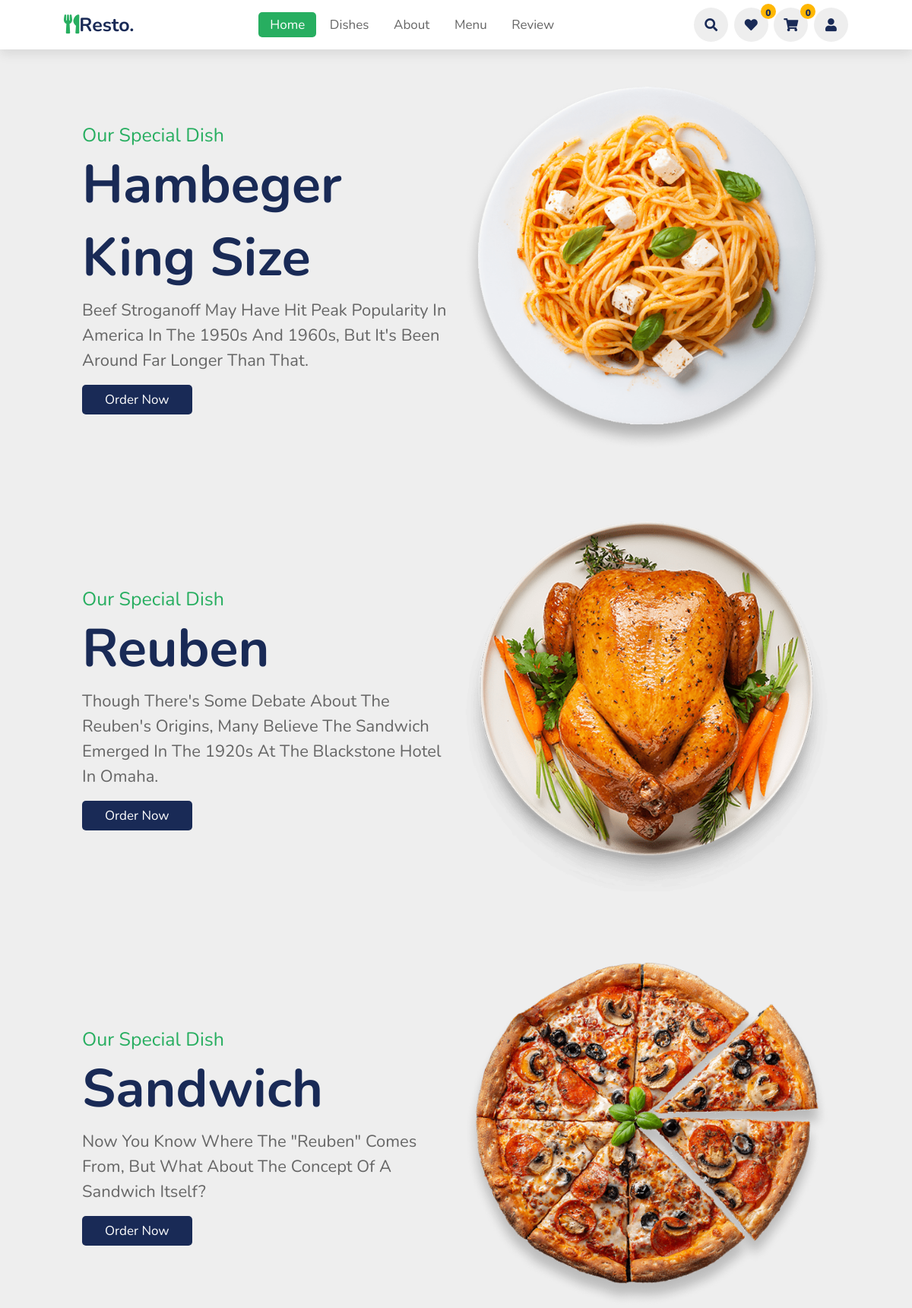
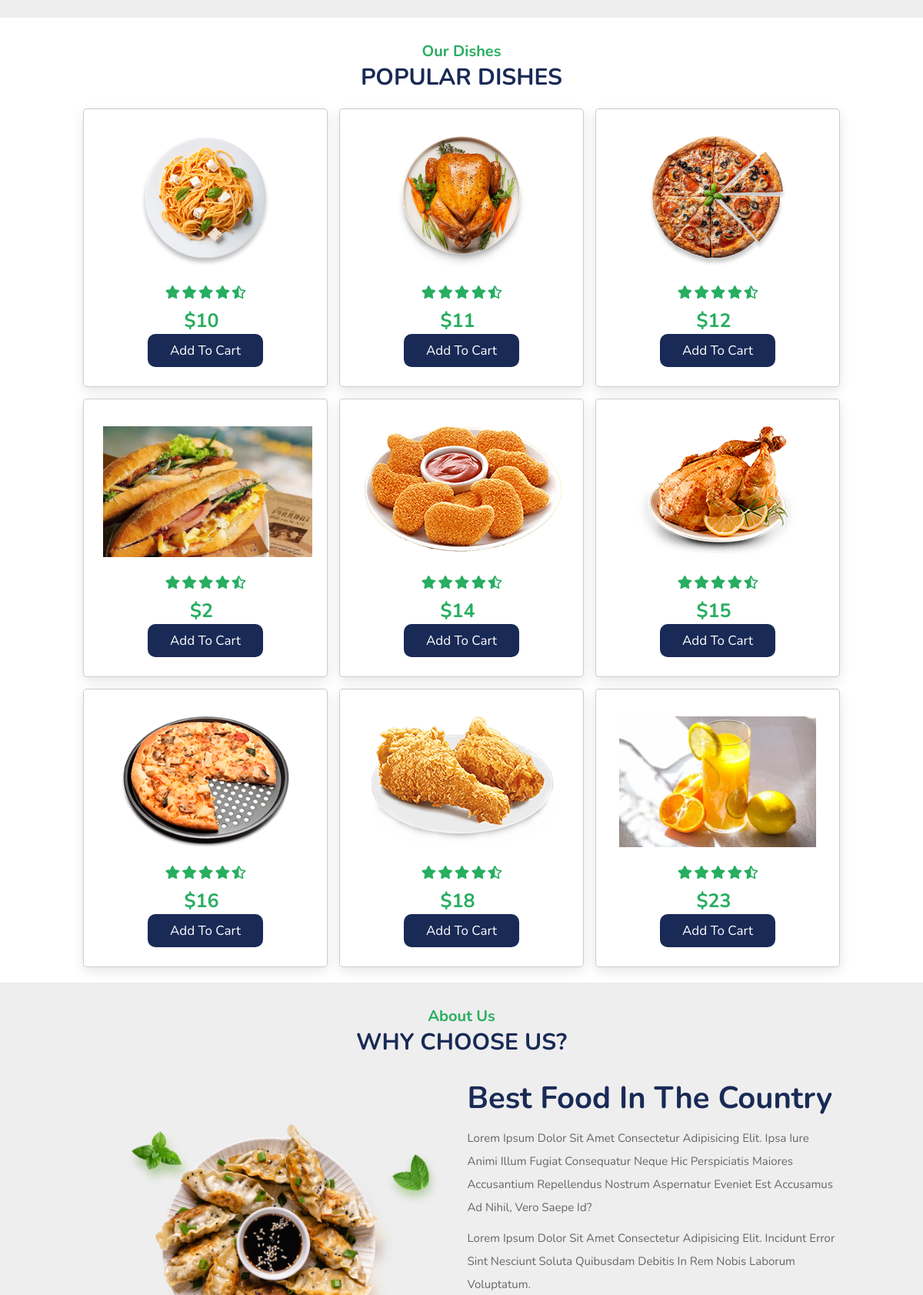
The app's page /site/home/index.php (upper part) with its own data (2 pictures, top to bottom).
### tables this page shows
CREATE TABLE `food` (
  `food_id` int(11) NOT NULL,
  `food_name` varchar(255) NOT NULL,
  `cat_id` int(11) NOT NULL,
  `food_des` varchar(255) NOT NULL,
  `food_price` float NOT NULL,
  `food_image_url` varchar(255) NOT NULL,
  `food_views` int(10) DEFAULT 0
);

### site/index.php (called while the page is built, shortened)
<?php
    include $VIEW_NAME;
?>

### site/home/index.php (called while the page is built, shortened)
<?php
    require "../../global.php";
    require "../../dao/pdo.php";
    require "../../dao/pdo_food.php";
    require "../index.php";
?>

### global.php (called while the page is built, shortened)
<?php
    $ROOT_URL =  "/resto";
    $CONTENT_URL = "$ROOT_URL/content";
?>

### dao/pdo.php (called while the page is built, shortened)
<?php
    function pdo_get_connection(){
        $host = 'localhost';
        $username = 'root';
        $password = '';
        $charset = 'utf8';
        $dbname = 'resto';
        try{
            $dsn = "mysql:host=$host;dbname=$dbname;charset=$charset";
            $conn = new PDO($dsn,$username,$password);
            $conn->setAttribute(PDO::ATTR_ERRMODE, PDO::ERRMODE_EXCEPTION);
            return $conn;
        }
        catch(PDOException $e){
            echo "Connection Failed: ".$e->getMessage();
        }
    }
    function pdo_get_all_rows($sql) {
        $sql_args = array_slice(func_get_args(),1);
        try{
            $conn = pdo_get_connection();
            $stmt = $conn->prepare($sql);
            $stmt->execute($sql_args);
            return $stmt->fetchAll(PDO::FETCH_ASSOC);
        }
        catch(PDOException $e){
            throw $e;
        }
        finally{
            unset($conn);
        }
    }
?>

### dao/pdo_food.php (called while the page is built, shortened)
<?php
 function food_most_view(){
     $sql = "SELECT * from food order by food_views desc limit 9";
     return pdo_get_all_rows($sql);
 }
 function food_3_main(){
     $sql = "SELECT * from food order by food_views desc limit 3";
     return pdo_get_all_rows($sql);
 }

### site/home/layout.php (the view, shortened to what this page needs)
<!DOCTYPE html>
<html lang="en">
<head>
    <link rel="stylesheet" href="https://cdnjs.cloudflare.com/ajax/libs/font-awesome/5.15.4/css/all.min.css">
    <link rel="stylesheet" href="<?php echo $CONTENT_URL ?>/css/variable.css">
    <link rel="stylesheet" href="<?php echo $CONTENT_URL ?>/css/basic.css">
    <link rel="stylesheet" href="<?php echo $CONTENT_URL ?>/css/loader.css">
    <link rel="stylesheet" href="<?php echo $CONTENT_URL ?>/css/header.css">
    <link rel="stylesheet" href="<?php echo $CONTENT_URL ?>/css/style.css">
    <link rel="stylesheet" href="<?php echo $CONTENT_URL ?>/css/footer.css">
    <link rel="stylesheet" href="<?php echo $CONTENT_URL ?>/css/footer.css">
    <link rel="stylesheet" href="https://unpkg.com/swiper@7/swiper-bundle.min.css" />
</head>
<body>
    <header>
        <a href="#" class="logo"><i class="fas fa-utensils"></i>resto.</a>
        <nav class="navbar">
            <a href="#home" class="active">home</a>
            <a href="#dishes">dishes</a>
            <a href="#about">about</a>
            <a href="#menu">menu</a>
            <a href="#review">review</a>
        </nav>
        <?php
        require "../icons.php";
        ?>
    </header>
    <section id="home" class="home">
        <div class="swiper home-silder">
            <div class="swiper-wrapper wrapper">
                <?php
                $foods = food_3_main();
                foreach ($foods as $food) {
                    extract($food);
                    echo "
                    <div class='swiper-slide slide'>
                        <div class='content'>
                            <span>our special dish</span>
                            <h3>$food_name</h3>
                            <p>$food_des</p>
                            <a href='../detail?food_id=$food_id' class='btn'>order now</a>
                        </div>
                        <div class='image'>
                            <img src='$ROOT_URL$food_image_url'>
                        </div>
                    </div>
                ";
                }
                ?>
            </div>
        </div>
    </section>
    <section class="dishes" id="dishes">
        <h3 class="sub-heading">our dishes</h3>
        <h1 class="heading">popular dishes</h1>
        <div class="box-container" >
            <?php
            $all_foods = food_most_view();
            foreach ($all_foods as $food) {
                extract($food);
                echo "<div class='box'>
                <a href='' class='fas fa-heart ajax-favorite' food_id='$food_id'></a>
                <a href='../detail?food_id=$food_id' class='fas fa-eye'></a>
                <img src=$ROOT_URL$food_image_url alt=''>
                <div class='stars'>
                    <i class='fas fa-star'></i>
                    <i class='fas fa-star'></i>
                    <i class='fas fa-star'></i>
                    <i class='fas fa-star'></i>
                    <i class='fas fa-star-half-alt'></i>
                </div>
                <span>$$food_price</span>
                <div food_id='$food_id' add_quantity='1' class='ajax-addToCart' class='btn'>add to cart</div>
            </div>";
            }
            ?>
        </div>
    </section>
    <section class="about" id="about">
        <h3 class="sub-heading">about us</h3>
        <h1 class="heading">why choose us?</h1>
        <div class="row">
            <div class="image">
                <img src="<?php echo $CONTENT_URL ?>/images/about-img.png" alt="">
            </div>
            <div class="content">
                <h3>best food in the country</h3>
                <p>Lorem ipsum dolor sit amet consectetur adipisicing elit. Ipsa iure animi illum fugiat consequatur neque hic perspiciatis maiores accusantium repellendus nostrum aspernatur eveniet est accusamus ad nihil, vero saepe id?</p>
                <p>Lorem ipsum dolor sit amet consectetur adipisicing elit. Incidunt error sint nesciunt soluta quibusdam debitis in rem nobis laborum voluptatum.</p>
            </div>
        </div>
    </section>
</body>
</html>

### content/css/variable.css (style rules this page uses)
:root { --green: #27ae60; --black: #192a56; --orange: #ffb703; --light-color: #666; --box-shadow: 0 .5rem 1.5rem rgba(0,0,0,.1); }

### content/css/basic.css (style rules this page uses)
* { font-family: 'Nunito', sans-serif; margin: 0; padding: 0; box-sizing: border-box; text-decoration: none; outline: none; border:none; text-transform: capitalize; transition: all .2s linear; }
html { font-size: 62.5%; overflow-x: hidden; scroll-padding-top:5.5rem; scroll-behavior: smooth; }
section { padding: 2rem 9%; }
section:nth-child(even) { background-color: #eee; }
.btn { margin-top: 1rem; display: inline-block; color:#fff; background-color: var(--black); font-size: 1.7rem; border-radius: .5rem; cursor: pointer; padding: .8rem 3rem; }
.sub-heading { text-align: center; color: var(--green); font-size: 2rem; padding-top: 1rem; }
.heading { text-align: center; color: var(--black); font-size: 3rem; padding-bottom: 2rem; text-transform: uppercase; }

### content/css/header.css (style rules this page uses)
header { position: fixed; top:0; left: 0; right: 0; background: #fff; padding: 1rem 7%; display: flex; align-items:center; justify-content: space-between; z-index: 100; box-shadow: var(--box-shadow); }
header .logo { color: var(--black); font-size: 2.5rem; font-weight: bolder; }
header .logo i { color: var(--green); }
header .navbar a { font-size: 1.7rem; border-radius: .5rem; padding: .5rem 1.5rem; color: var(--light-color); }
header .navbar a.active, header .navbar a:hover { color: #fff; background-color: var(--green); }

### content/css/style.css (style rules this page uses)
.home .home-silder .slide { display: flex; align-items: center; flex-wrap: wrap; gap: 2rem; padding-top: 9rem; }
.home .home-silder .slide .content { flex: 1 1 45rem; }
.home .home-silder .slide .image { flex: 1 1 45rem; }
.home .home-silder .slide .image img { width: 100%; }
.home .home-silder .slide .content span { color: var(--green); font-size: 2.5rem; }
.home .home-silder .slide .content h3 { color: var(--black); font-size: 7rem; }
.home .home-silder .slide .content p { color: var(--light-color); font-size: 2.2rem; padding: .5rem 0; line-height: 1.5; }
.dishes .box-container { display: grid; grid-template-columns: repeat(auto-fit, minmax(28rem, 1fr)); gap: 1.5rem; }
.dishes .box-container .box { padding: 2.5rem; background-color: #fff; border-radius: .5rem; border: .1rem solid rgba(0,0,0,.2); box-shadow: var(--box-shadow); position: relative; overflow: hidden; text-align: center; }
.dishes .box-container .box img { margin: 1rem 0; height: 17rem; }
.dishes .box-container .box .stars { padding: 1rem; }
.dishes .box-container .box .stars i { font-size: 1.7rem; color: var(--green); }
.dishes .box-container .box span { color: var(--green); font-weight: bolder; margin-right: 1rem; font-size: 2.5rem; display: block; }
#about .row { display: flex; flex-wrap: wrap; gap:1.5rem; align-items: center; }
.about .row .image { flex:1 1 45rem; }
.about .row .image img { width: 100%; }
.about .row .content { flex:1 1 45rem; }
.about .row .content h3 { font-size: 4rem; padding: .5rem 0; color: var(--black); }
.about .row .content p { font-size: 1.5rem; padding: .5rem 0; color: var(--light-color); line-height: 2; }

### site/icons.php (style rules this page uses)
.ajax-addToCart { display: inline-block; padding: 1rem; background-color: var(--black); min-width: 15rem; border-radius: 1rem; cursor: pointer; color:#fff; font-size: 1.7rem; transition: all .3s ease; text-align: center; }

### records on screen
food: food_name "Hambeger King Size", food_des "Beef Stroganoff May Have Hit Peak Popularity In America In The 1950s And 1960s, But It's Been Around Far Longer Than That.", food_image_url (picture), food_price "10"
food: food_name "Reuben", food_des "Though There's Some Debate About The Reuben's Origins, Many Believe The Sandwich Emerged In The 1920s At The Blackstone Hotel In Omaha.", food_image_url (picture), food_price "11"
food: food_name "Sandwich", food_des "Now You Know Where The \"Reuben\" Comes From, But What About The Concept Of A Sandwich Itself?", food_image_url (picture), food_price "12"
food: food_image_url (picture), food_price "2"
food: food_image_url (picture), food_price "14"
food: food_image_url (picture), food_price "15"
food: food_image_url (picture), food_price "16"
food: food_image_url (picture), food_price "18"
food: food_image_url (picture), food_price "23"

### other values on screen
$favorite_quantity "0"
$food_quantity "0"
